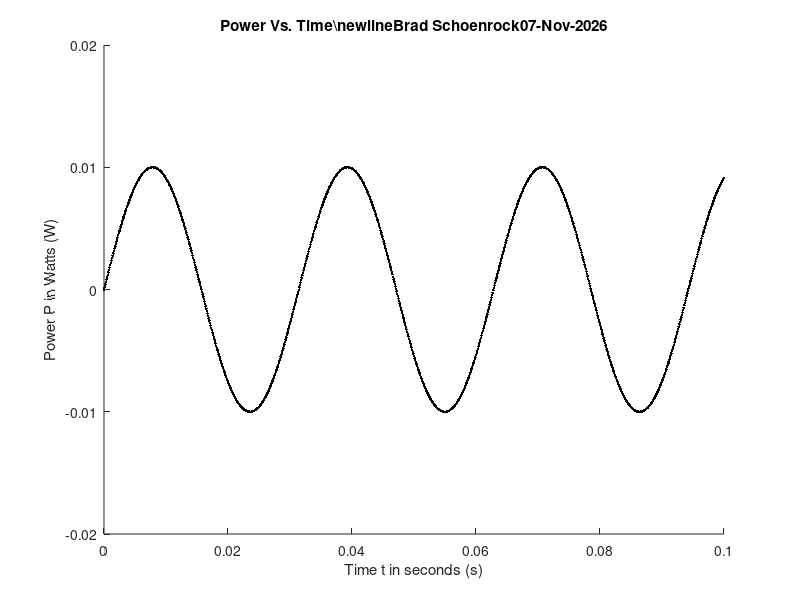

The MATLAB source for this figure:

%Brad Schoenrock
%1-14-2009

clear all;

t=(0:.0001:.1)';

P=.02*sin(100*t).*cos(100*t);

figure;
hold on;

ttla=('Power Vs. Time');
tt2='Brad Schoenrock';
tta=[ttla,'\newline',tt2,date];
title(tta)
xlabel('Time t in seconds (s)');
ylabel('Power P in Watts (W)');
axis([0 .1  -.02 .02]);

plot(t,P,'.','color','k');
hold off

for n=1:1:size(t)-1;
    if P(n+1)<=0&&P(n)>=0;
        z=t(n+1)
    end
    if P(n+1)>=0&&P(n)<=0;
        a=t(n+1)
    end
end
%{ 
will print out the crossing points 
a denotes up crossing z denotes down crossing
for this example the crossings are
a = 1.0000e-004
z = 0.0158
a = 0.0315
z = 0.0472
a = 0.0629
z = 0.0786
a = 0.0943
%}
